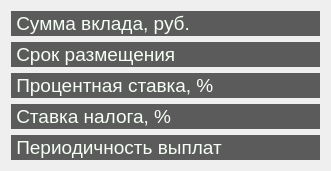
  <widget class="QWidget" name="gridLayoutWidget">
   <property name="geometry">
    <rect>
     <x>10</x>
     <y>10</y>
     <width>331</width>
     <height>171</height>
    </rect>
   </property>
   <layout class="QGridLayout" name="gridLayout">
    <item row="2" column="0">
     <widget class="QLabel" name="procen_stavka">
      <property name="font">
       <font>
        <pointsize>14</pointsize>
       </font>
      </property>
      <property name="styleSheet">
       <string notr="true">background-color: rgb(91, 91, 91);
color: rgb(246, 255, 245);</string>
      </property>
      <property name="text">
       <string> Процентная ставка, %</string>
      </property>
     </widget>
    </item>
    <item row="0" column="0">
     <widget class="QLabel" name="summa_vklada">
      <property name="font">
       <font>
        <pointsize>14</pointsize>
       </font>
      </property>
      <property name="styleSheet">
       <string notr="true">background-color: rgb(91, 91, 91);
color: rgb(246, 255, 245);</string>
      </property>
      <property name="text">
       <string> Сумма вклада, руб.</string>
      </property>
     </widget>
    </item>
    <item row="1" column="0">
     <widget class="QLabel" name="srok_razmesheniya">
      <property name="font">
       <font>
        <pointsize>14</pointsize>
       </font>
      </property>
      <property name="styleSheet">
       <string notr="true">background-color: rgb(91, 91, 91);
color: rgb(246, 255, 245);</string>
      </property>
      <property name="text">
       <string> Срок размещения</string>
      </property>
     </widget>
    </item>
    <item row="3" column="0">
     <widget class="QLabel" name="stavka_naloga">
      <property name="font">
       <font>
        <pointsize>14</pointsize>
       </font>
      </property>
      <property name="styleSheet">
       <string notr="true">background-color: rgb(91, 91, 91);
color: rgb(246, 255, 245);</string>
      </property>
      <property name="text">
       <string> Ставка налога, %</string>
      </property>
     </widget>
    </item>
    <item row="4" column="0">
     <widget class="QLabel" name="period_viplat">
      <property name="font">
       <font>
        <pointsize>14</pointsize>
       </font>
      </property>
      <property name="styleSheet">
       <string notr="true">background-color: rgb(91, 91, 91);
color: rgb(246, 255, 245);</string>
      </property>
      <property name="text">
       <string> Периодичность выплат</string>
      </property>
     </widget>
    </item>
   </layout>
  </widget>
